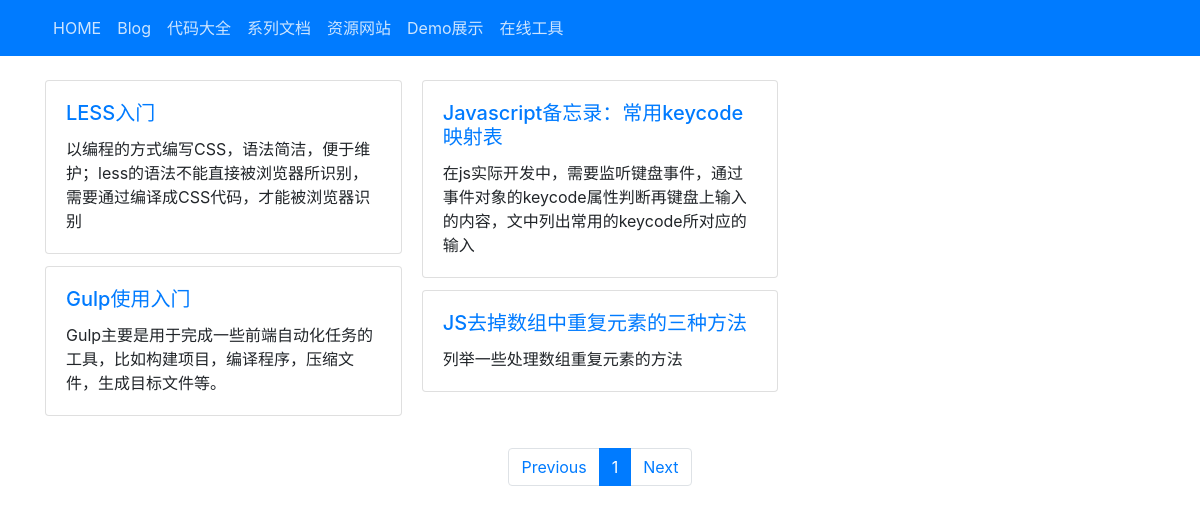
/home/blog, run on the app's committed database.
### tables this page shows
CREATE TABLE `dh_content` (
  `c_id` int(11) unsigned NOT NULL AUTO_INCREMENT,
  `c_type` varchar(20) NOT NULL DEFAULT 'article' COMMENT '内容类型',
  `c_cateid` varchar(255) NOT NULL DEFAULT '0' COMMENT '分类ID',
  `c_title` varchar(255) NOT NULL DEFAULT '' COMMENT '标题',
  `c_thumb` varchar(255) DEFAULT NULL COMMENT '文章缩略图',
  `c_tag` varchar(255) DEFAULT NULL COMMENT '标签',
  `c_linktitle` varchar(255) DEFAULT NULL,
  `c_link` varchar(255) DEFAULT NULL COMMENT '外链',
  `c_alias` varchar(255) DEFAULT NULL,
  `c_cont` longtext COMMENT '文章内容',
  `c_summery` text COMMENT '摘要',
  `c_pubdate` datetime NOT NULL DEFAULT '0000-00-00 00:00:00' ON UPDATE CURRENT_TIMESTAMP COMMENT '时间',
  `c_parentid` int(11) DEFAULT '0',
  `c_seokeyword` varchar(255) DEFAULT NULL,
  `c_seodescription` varchar(255) DEFAULT NULL,
  `c_mdcont` longtext,
  `c_order` int(4) DEFAULT '0',
  `c_linkdate` datetime DEFAULT NULL COMMENT '链接发布时间',
  PRIMARY KEY (`c_id`)
);

### applications/controller/home/HomeBlog.php (called while the page is built, shortened)
<?php
class HomeBlogController extends IndexBaseController {
    public function index() {
        $cmodel = $this->getModel('content');
        $page = intval($this->http->inputGet('page'));
        $page = $page==0 ? 1 : $page;
        $pageData = $cmodel->setPageNum($page)->getPageData('article');
        $this->assign('pager' , page_show($page , $pageData['count'] , $cmodel->getPageSize() , "/blog"));
        $this->display();
    }
}
?>

### includes/app.php (called while the page is built, shortened)
<?php
class App {
    public static function run() {
        $ctrl_obj = new $ctrl_name;
        $ctrl_action = A_NAME;
        $ctrl_obj->$ctrl_action();
    }
}
?>

### index.php (called while the page is built, shortened)
<?php
App::run();
?>

### includes/controller/WebController.php (called while the page is built, shortened)
<?php
abstract class WebController {
    protected $models = array();
    public function __construct() {
        $this->view = InitApp::get('view');
    }
    protected function getModel($mName) {
        if(isset($this->models[$mName])) {
            return $this->models[$mName];
        }
        $this->models[$mName] = new $modelName;
        return $this->models[$mName];
    }
}
?>

### includes/init.php (called while the page is built, shortened)
<?php
class InitApp {
    private static $_apps = array();
    public static function initView() {
        if(!isset(self::$_apps['view'])) {
            self::$_apps['view'] = new BaseView();
        }
    }
    public static function get($name) {
        return self::$_apps[$name];
    }
}
?>

### includes/view/base.php (called while the page is built, shortened)
<?php
class BaseView {
    private $_vals = array();
    private $_theme = '';
    private $_vpath = '';
    public function setTheme($theme_path) {
        $this->_theme = $theme_path;
    }
    public function setViewPath($view_path) {
        $this->_vpath = $view_path;
    }
    public function assign($key , $val) {
        $this->_vals[$key] = $val;
    }
    public function display($filename) {
        extract($this->_vals);
        require($this->_vpath.DS.$filename.'.php');
        $main_cont = ob_get_contents();
        $this->_vals['main'] = $main_cont;
        return $this->_renderAll();
    }
    private function _renderAll() {
        extract($this->_vals);
        require($this->_theme.DS.'template.php');
        $all_cont = ob_get_contents();
        return $all_cont;
    }
}
?>

### includes/driver/db.php (called while the page is built, shortened)
<?php
class DbDriver {
	private $_dbh;
	private $_prex;
	public function __construct($config) {
		try {
			$dsn = $config['dbtype'].":dbname=".$config['dbname'].";host=".$config['host'];
			$user = $config['user'];
			$pwd = $config['pwd'];
			$this->_dbh = new PDO($dsn , $user , $pwd);
			$this->_dbh->query("SET NAMES utf8");
			$this->_prex = $config['prex'];
		} catch(PDOException $e) {
			die("Connection Error: ".$e->getMessage());
		}
	}
	public function checkError() {
		$result = $this->_dbh->errorInfo();
	}
	public function select($table , $options) {
		$rows = array();
		$fields = isset($options['field']) ? $options['field'] : '*';
		$where = isset($options['where']) ? $options['where'] : '';
		$order = isset($options['order']) ? ' ORDER BY '.$options['order'] : '';
		$group = isset($options['group']) ? ' GROUP BY '.$options['group'] : '';
		$join = isset($options['join']) ? $options['join'] : '';
		$limit = isset($options['limit']) ? ' LIMIT '.$options['limit'] : '';
		$sql = "SELECT ".$fields." FROM ".$this->_prex.$table." AS ".$table." ".$join." WHERE 1 ".$where.$group.$order.$limit;
		$res = $this->_dbh->query($sql , PDO::FETCH_ASSOC);
		foreach($res as $row) {
			$rows[] = $row;
		}
		return $rows;
	}
}
?>

### includes/model/DbModel.php (called while the page is built, shortened)
<?php
class DbModel {
    protected $db;
    protected $table;
    private $_queryOptions = array();
    public function __construct() {
        $this->db = Driver::get('db');
    }
    public function select($options=array()) {
        return $this->db->select($this->table , $options);
    }
    public function where($where) {
        $this->_queryOptions['where'] = ' AND '.$where;
        return $this;
    }
    public function order($order) {
        $this->_queryOptions['order'] = $order;
        return $this;
    }
    public function query() {
        return $this->db->select($this->table , $this->_queryOptions);
    }
    public function clearQuery() {
        $this->_queryOptions = array();
        return $this;
    }
}
?>

### applications/model/ContentModel.php (called while the page is built, shortened)
<?php
class ContentModel extends DbModel {
    public function getPageData($ctype , $condition='') {
        if(!empty($condition)) {
            $where = $condition;
        } else {
            $where = " AND 1=1";
            if(is_string($ctype)) {
                $where .= " AND c_type='".$ctype."'";
            } else if(is_array($ctype)) {
                $where .= " AND c_type IN ('".implode("','" , $ctype)."')";
            }
        }
        $count = $this->getCount($where);
        $start = intval($this->pagenum-1)*$this->pagesize-1;
        $start = $start < 0 ? 0 : $start;
        $rows = $this->select(array('order'=>'c_pubdate DESC , c_id DESC' , 'where'=>$where, 'limit'=>$start.','.$this->pagesize));
        return array('rows'=>$rows, 'count'=>$count);
    }
}
?>

### includes/driver.php (called while the page is built, shortened)
<?php
class Driver {
    private static $_drivers = array();
    public static function load($name , $config=array()) {
        if(!isset(self::$_drivers[$name])) {
            self::$_drivers[$name] = new $driver_class($config);
        }
    }
    public static function get($name) {
        return self::$_drivers[$name];
    }
}
?>

### applications/views/home/blog/index.php (the view, shortened to what this page needs)
<div class="container mt-80">
    <div class="card-columns">
        <?php foreach($rows as $row):?>
        <div class="card">
            <div class="card-body">
                <?php if($row['c_type']=='article'):?>
                <h5 class="card-title"><a href="/home/blog/detail/<?php echo $row['c_alias']?>"><?php echo $row['c_title']?></a></h5>
                <p class="card-text"><?php echo $row['c_summery']?></p>
                <?php endif;?>
            </div>
        </div>
        <?php endforeach;?>
    </div>
    <div class="row mt-20"><?php echo $pager;?></div>
</div>

### applications/functions/default.php (shortened to what this page needs)
<?php
function page_show($page , $total , $pagesize=10 , $url) {
    $offset = 2;
    $pageTotal = ceil($page/$pagesize);
    $prev = (intval($page)-1) <= 0 ? 1 : intval($page)-1;
    $next = (intval($page)+1) > $pageTotal ? $pageTotal : intval($page)+1;
    $start = $page - $offset;
    $start = ($start < $offset) ? 1:$start;
    $end = $offset*2+$start;
    if($end > $pageTotal ) {
        $end = $pageTotal;
    }
    $page_show = array();
    $page_show[] = '<nav aria-label="Page navigation example" class="m-center"><ul class="pagination">';
    $page_show[] = '<li class="page-item"><a class="page-link" href="'. $url.'?page='.($prev).'">Previous</a></li>';
    for($i=$start; $i<=$end; $i++) {
        $page_show[] = '<li class="page-item '.($i==$page?'active':'').'"><a class="page-link" href="'. $url.'?page='.($i).'">'.$i.'</a></li>';
    }
    $page_show[] = '<li class="page-item"><a class="page-link" href="'. $url.'?page='.($next).'">Next</a></li>';
    $page_show[] = '</ul></nav>';
    return implode('' , $page_show);
}
?>

### applications/controller/home/Base.php (shortened to what this page needs)
<?php
class IndexBaseController extends WebController {
    public function display() {
        $ui_model = $this->getModel('ui');
        $ui_rows = $ui_model->order('ui_id DESC')->query();
        $sel_ui = NULL;
        foreach($ui_rows as $ui_item) {
            if($ui_item['ui_isactive'] == 1) {
                $sel_ui = $ui_item;
                break;
            }
        }
        $cont_model = $this->getModel('content')->clearQuery();
        $menu_list =  $cont_model->where("c_type='page'")->order('c_order ASC,c_id ASC')->query();
        $tmpl_path = APP_PATH.DS.'layouts'.DS.MODULE_NAME.DS.$sel_ui['ui_path'];
        $v_path = APP_PATH.DS.'views'.DS.MODULE_NAME.DS.C_NAME;
        $this->view->setTheme($tmpl_path);
        $this->view->setViewPath($v_path);
        echo $this->view->display(A_NAME);
    }
}
?>

### applications/layouts/home/default/template.php (shortened to what this page needs)
<!DOCTYPE html>
<html lang="zh-CN">
<head>
    <link href="//netdna.bootstrapcdn.com/font-awesome/4.7.0/css/font-awesome.min.css" rel="stylesheet" />
    <link rel="stylesheet" href="/static/plugins/bootstrap4/css/bootstrap.min.css" />
    <link rel="stylesheet" href="/applications/layouts/<?php echo $ui_path;?>/css/main.css?v=1.0.8"/>
</head>
<body>
    <nav class="navbar navbar-expand-lg navbar-dark bg-primary fixed-top">
        <div class="container">
            <div class="collapse navbar-collapse" id="navbarTogglerDemo01">
                <ul class="navbar-nav mr-auto mt-2 mt-lg-0">
                  <?php foreach($menu_list as $menu):?>
                    <li class="nav-item <?php if($menu['isactive']==1): echo 'active'; endif; ?>">
                        <a class="nav-link" href="<?php echo $menu['c_alias'];?>"><?php echo $menu['c_title'];?></a>
                    </li>
                  <?php endforeach;?>
                </ul>
            </div>
        </div>
    </nav>
    <?php echo $main; ?>
</body>
</html>

### applications/layouts/home/default/css/main.css (style rules this page uses)
.mt-80 { margin-top:80px; }
.mt-20 { margin-top:20px; }
.m-center { margin:0 auto; }
.navbar-dark .navbar-nav .nav-link { color:rgba(255,255,255,.8); }

### data on the page
dh_content: c_title "HOME"
dh_content: c_title "Blog"
dh_content: c_title "代码大全"
dh_content: c_title "系列文档"
dh_content: c_title "资源网站"
dh_content: c_title "Demo展示"
dh_content: c_title "在线工具"
dh_content: c_title "LESS入门", c_summery "以编程的方式编写CSS，语法简洁，便于维护；less的语法不能直接被浏览器所识别，需要通过编译成CSS代码，才能被浏览器识别"
dh_content: c_title "Gulp使用入门", c_summery "Gulp主要是用于完成一些前端自动化任务的工具，比如构建项目，编译程序，压缩文件，生成目标文件等。"
dh_content: c_title "Javascript备忘录：常用keycode映射表", c_summery "在js实际开发中，需要监听键盘事件，通过事件对象的keycode属性判断再键盘上输入的内容，文中列出常用的keycode所对应的输入"
dh_content: c_title "JS去掉数组中重复元素的三种方法", c_summery "列举一些处理数组重复元素的方法"
